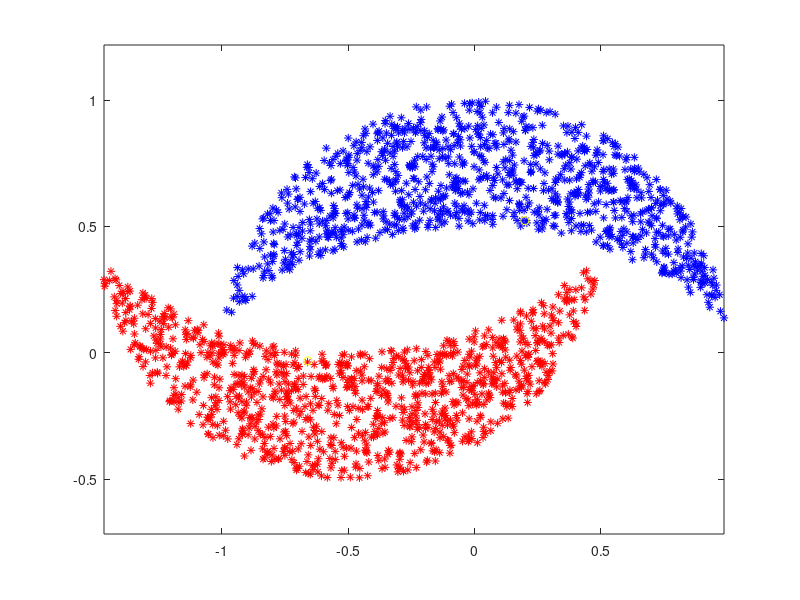

This chart was generated by the following MATLAB code: (Note: this script raises an error after producing the figure.)
clear
a=[1 2 3;2 4 6;2 2 6;1 1 1;2 2 2];
p=pdist(a);
Z=linkage(p,'single');
dendrogram(Z);
%pause
Z=linkage(p,'complete');
dendrogram(Z);
%pause
count=0;
while(count <150),
    foo=rand(1,2)+[0.5 -1.5];
    if ((foo(1)-1)^2+(foo(2)+1)^2<=0.15),
        count=count+1;
        out2(count,:)=foo;
    end,
end
plot(out2(:,1),out2(:,2),'g*')
hold
count=0;
while(count <150),
    foo=rand(1,2)+0.5;
    if ((foo(1)-1)^2+(foo(2)-1)^2<=0.15),
        count=count+1;
        out1(count,:)=foo;
    end,
end
plot(out1(:,1),out1(:,2),'r*')
count=0;
while(count <1000),
    foo=rand(1,2)*2-1;
    if (foo(1)^2+foo(2)^2<=1),
        count=count+1;
        out(count,:)=foo;
    end,
end,
plot(out(:,1),out(:,2),'b*')
axis equal
[idx C]=kmeans([out;out1;out2],3);
%[idx C]=kmeans([out;out1;out2],[],'Start',[0 0;1 1;1 -1]);
plot(C(1,1),C(1,2),'yo');
plot(C(3,1),C(3,2),'yo');
plot(C(2,1),C(2,2),'yo'),
C
hold

%pause;

count=0;
while(count <50),
    foo=rand(1,2)*2-1;
    if (foo(1)^2+foo(2)^2<=1),
        count=count+1;
        out(count,:)=foo;
    end,
end,
plot(out(:,1),out(:,2),'b*')
hold
count=0;
while(count <2),
    foo=rand(1,2)*2+[2.5 2.5];
    if ((foo(1)-3)^2+(foo(2)-3)^2<=0.1),
        count=count+1;
        out3(count,:)=foo;
    end,
end,
plot(out3(:,1),out3(:,2),'r*')
axis equal
[idx C]=kmeans([out;out3],3);
%[idx C]=kmeans([out;out3],[],'Start',[.1 .1;3.1 3.1]);
plot(C(1,1),C(1,2),'yo');
plot(C(2,1),C(2,2),'yo'),
C
hold

%pause;

count=0;
clear out
while(count <100),
    foo=rand(1,2)*2-1;
    if (foo(1)^2+foo(2)^2<=1),
        count=count+1;
        out(count,:)=foo;
    end,
end,
plot(out(:,1),out(:,2),'b*')
hold
count=0;
clear out4
while(count <10000),
    foo=rand(1,2)*2+[4 4];
    if ((foo(1)-5)^2+(foo(2)-5)^2<=1),
        count=count+1;
        out4(count,:)=foo;
    end,
end,
plot(out4(:,1),out4(:,2),'r*')
[idx C]=kmeans([out;out4],2);
%[idx C]=kmeans([out;out4],[],'Start',[0 0;5 5]);
plot(C(1,1),C(1,2),'yo');
plot(C(2,1),C(2,2),'yo'),
axis equal
C
hold
%pause;
clear out
count=0;
while(count <1000),
    foo=rand(1,2)*2-1;
    if (foo(1)^2+foo(2)^2<=1 && foo(1)^2 +(foo(2)+1)^2>2.25),
        count=count+1;
        out(count,:)=foo;
    end,
end,
plot(out(:,1),out(:,2),'b*')
hold
count=0;
clear out2
while(count <1000),
    foo=rand(1,2)*2-[1.5 1];
    if ((foo(1)+0.5)^2+(foo(2)-0.5)^2<=1 && (foo(1)+0.5)^2 +(foo(2)-1.5)^2>2.25),
        count=count+1;
        out2(count,:)=foo;
    end,
end
plot(out2(:,1),out2(:,2),'r*')
[idx C]=kmeans([out;out2],2);
plot(C(1,1),C(1,2),'yo');
plot(C(2,1),C(2,2),'yo')
axis equal
hold

out=createCircle(3,100,[0 0]);
out1=createCircle(1,100,[5 0]);
out2=createCircle(.25,100,[4 4]);
foo=[out;out1;out2];
p=pdist(foo);
Z=linkage(p,'single');
Z1=linkage(p,'complete');
T=cluster(Z,'MaxClust',3);
T1=cluster(Z1,'MaxClust',3);
scatter(foo(:,1),foo(:,2),10,T,'filled')
axis equal
%pause
scatter(foo(:,1),foo(:,2),10,T1,'filled')
axis equal
%pause
clear
out=createCrescent(1,100,[0 0],[0 -1]);
out1=createCrescent(1,100,[-1.5 -1],[0 1]);
out2=createCrescent(1,100,[1.5 -1],[0 1]);
foo=[out;out1;out2];
p=pdist(foo);
Z=linkage(p,'single');
Z1=linkage(p,'complete');
T=cluster(Z,'MaxClust',3);
T1=cluster(Z1,'MaxClust',3);
scatter(foo(:,1),foo(:,2),10,T,'filled')
axis equal
%pause
scatter(foo(:,1),foo(:,2),10,T1,'filled')
axis equal
%pause
clear
out=createCircle(1,100,[0 0]);
out1=createRect(100,[-1.5 4],3,0.75);
out2=rand(75,2)*4-1;
foo=[out;out1;out2];
p=pdist(foo);
Z=linkage(p,'single');
Z1=linkage(p,'complete');
T=cluster(Z,'MaxClust',2);
T1=cluster(Z1,'MaxClust',2);
scatter(foo(:,1),foo(:,2),10,T,'filled')
axis equal
%pause
scatter(foo(:,1),foo(:,2),10,T1,'filled')
axis equal
%pause
out=createCircle(3,50,[0 0]);
out1=createCircle(.75,500,[4.25 0]);
foo=[out;out1;];
p=pdist(foo);
Z=linkage(p,'single');
Z1=linkage(p,'complete');
T=cluster(Z,'MaxClust',2);
T1=cluster(Z1,'MaxClust',2);
scatter(foo(:,1),foo(:,2),10,T,'filled')
axis equal
%pause
scatter(foo(:,1),foo(:,2),10,T1,'filled')
axis equal
%pause
out=createCircle(3,100,[0 0]);
out1=createCircle(.75,100,[4.25 0]);
foo=[out;out1];
[class,type]=dbscan(foo,5,.25);
scatter(foo(:,1),foo(:,2),10,class,'filled')
axis equal
pause
clear
out=createCircle(3,100,[0 0]);
out1=createCircle(.75,100,[4.25 0]);
foo=[out;out1];
[class,type]=dbscan(foo,5,.539);
scatter(foo(:,1),foo(:,2),10,class,'filled')
axis equal
pause
clear
out=createCircle(3,100,[0 0]);
out1=createCircle(.75,100,[4.25 0]);
out2=rand(750,2).*repmat([8 6],750,1)+repmat([-3 -3],750,1);
foo=[out;out1;out2];
[class,type]=dbscan(foo,5,.25);
scatter(foo(:,1),foo(:,2),10,class,'filled')
axis equal
pause
clear
out=createCircle(3,100,[0 0]);
out1=createCircle(.75,500,[4.25 0]);
out2=rand(500,2).*repmat([8 6],500,1)+repmat([-3 -3],500,1);
foo=[out;out1;out2];
[class,type]=dbscan(foo,5,.25);
scatter(foo(:,1),foo(:,2),10,class,'filled')
axis equal
pause
%clear
out1=createCircle(.75,500,[4.25 0]);
out2=rand(500,2).*repmat([8 6],500,1)+repmat([-3 -3],500,1);
foo=[out;out1;out2];
[class,type]=dbscan(foo,5,.25);
scatter(foo(:,1),foo(:,2),10,class,'filled')
axis equal
pause
